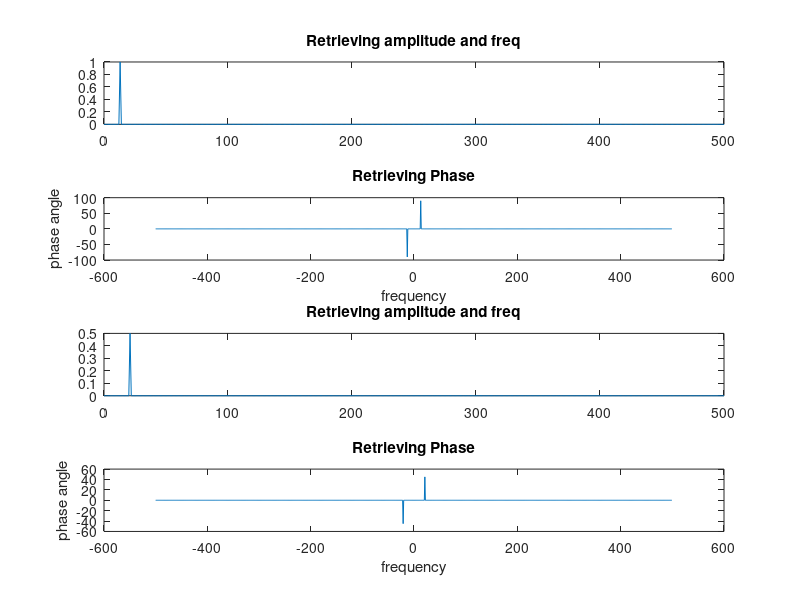

Here is the MATLAB script that generated this plot:
f1 = 13;
f2 = 21;
Fs = 1000;
dt = 1/Fs;
t = 0:dt:1-dt;
L = size(t,2);

x = cos(2*pi*f1*t+(pi/2));
y = 0.5*cos(2*pi*f2*t+(pi/4));

X = fft(x);
threshold = max(abs(X))/10000;
X2 = X;
X2(abs(X)<threshold) = 0;

Y = fft(y);
threshold = max(abs(Y))/10000;
Y2 = Y;
Y2(abs(Y)<threshold) = 0;


f = Fs*(0:(L/2))/L;

P2 = abs(X/L);
P1 = P2(1:L/2+1);
P1(2:end-1) = 2*P1(2:end-1);

P4 = abs(Y/L);
P3 = P4(1:L/2+1);
P3(2:end-1) = 2*P3(2:end-1);

subplot(411);
plot(f,P1);
title('Retrieving amplitude and freq');

subplot(413);
plot(f,P3);
title('Retrieving amplitude and freq');

lx = length(x);
f = (-lx/2:lx/2-1)/lx*Fs;
phs = angle(fftshift(X2));
subplot(412);
plot(f,phs*180/pi);
ylabel('phase angle');
xlabel('frequency');
title('Retrieving Phase');

ly = length(y);
f = (-ly/2:ly/2-1)/ly*Fs;
phs = angle(fftshift(Y2));
subplot(414);
plot(f,phs*180/pi);
ylabel('phase angle');
xlabel('frequency');
title('Retrieving Phase');




